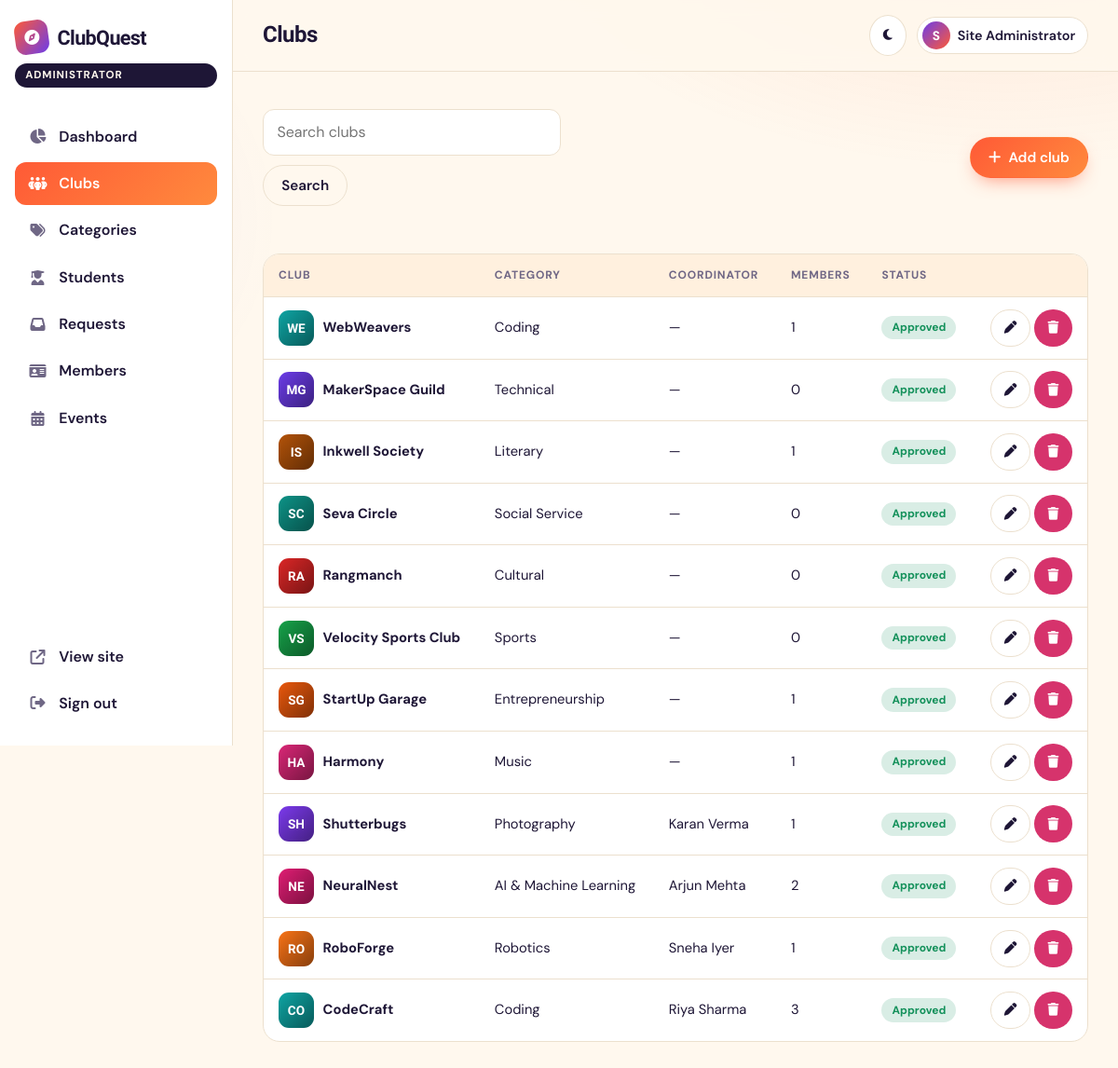
The page /admin/clubs.php (signed in) on the database its author committed.
### tables this page shows
CREATE TABLE users (
  id            INT UNSIGNED AUTO_INCREMENT PRIMARY KEY,
  name          VARCHAR(100) NOT NULL,
  email         VARCHAR(150) NOT NULL UNIQUE,
  password_hash VARCHAR(255) NOT NULL,
  role          ENUM('student','coordinator','admin') NOT NULL DEFAULT 'student',
  status        ENUM('active','blocked') NOT NULL DEFAULT 'active',
  created_at    TIMESTAMP NOT NULL DEFAULT CURRENT_TIMESTAMP,
  INDEX idx_users_role (role)
);

CREATE TABLE clubs (
  id                  INT UNSIGNED AUTO_INCREMENT PRIMARY KEY,
  category_id         INT UNSIGNED NOT NULL,
  coordinator_user_id INT UNSIGNED NULL,
  name                VARCHAR(120) NOT NULL,
  slug                VARCHAR(140) NOT NULL UNIQUE,
  tagline             VARCHAR(160) NULL,
  description         TEXT NOT NULL,
  logo                VARCHAR(255) NULL,
  faculty_coordinator VARCHAR(100) NULL,
  student_coordinator VARCHAR(100) NULL,
  activities          TEXT NULL,               
  requirements        TEXT NULL,
  contact_email       VARCHAR(150) NULL,
  contact_phone       VARCHAR(20)  NULL,
  meeting_info        VARCHAR(200) NULL,
  department          VARCHAR(100) NULL,       
  skills              VARCHAR(300) NULL,       
  coordinator_can_approve TINYINT(1) NOT NULL DEFAULT 1,
  status              ENUM('active','inactive') NOT NULL DEFAULT 'active',
  created_at          TIMESTAMP NOT NULL DEFAULT CURRENT_TIMESTAMP,
  FOREIGN KEY (category_id) REFERENCES club_categories(id) ON DELETE RESTRICT,
  FOREIGN KEY (coordinator_user_id) REFERENCES users(id) ON DELETE SET NULL,
  INDEX idx_clubs_category (category_id),
  INDEX idx_clubs_status (status),
  INDEX idx_clubs_created (created_at),
  FULLTEXT INDEX ft_clubs (name, description)
);

CREATE TABLE club_categories (
  id          INT UNSIGNED AUTO_INCREMENT PRIMARY KEY,
  name        VARCHAR(80) NOT NULL UNIQUE,
  slug        VARCHAR(100) NOT NULL UNIQUE,
  icon        VARCHAR(50) NOT NULL DEFAULT 'fa-users',    
  color       VARCHAR(7)  NOT NULL DEFAULT '#6C3CE9',
  description VARCHAR(255) NULL
);

### config/database.php (called while the page is built, shortened)
<?php
function db(): PDO
{
    static $pdo = null;
    if ($pdo === null) {
        $dsn = 'mysql:host=' . DB_HOST . ';port=' . DB_PORT . ';dbname=' . DB_NAME . ';charset=utf8mb4';
        try {
            $pdo = new PDO($dsn, DB_USER, DB_PASS, [
                PDO::ATTR_ERRMODE            => PDO::ERRMODE_EXCEPTION,
                PDO::ATTR_DEFAULT_FETCH_MODE => PDO::FETCH_ASSOC,
                PDO::ATTR_EMULATE_PREPARES   => false,
            ]);
        } catch (PDOException $e) {
            http_response_code(500);
            exit('<h2>Database connection failed.</h2><p>Import <code>database.sql</code> and check <code>config/database.php</code>.</p>');
        }
    }
    return $pdo;
}

### includes/auth.php (called while the page is built, shortened)
<?php
require_once dirname(__DIR__) . '/config/database.php';
require_once __DIR__ . '/functions.php';
function current_user(): ?array
{
    static $user = false;
    if ($user === false) {
        $user = null;
        if (!empty($_SESSION['user_id'])) {
            $s = db()->prepare('SELECT id,name,email,role,status FROM users WHERE id=?');
            $s->execute([$_SESSION['user_id']]);
            $u = $s->fetch();
            if ($u && $u['status'] === 'active') $user = $u;
            else { session_unset(); }
        }
    }
    return $user;
}
function require_role(string ...$roles): array
{
    $u = current_user();
    return $u;
}

### admin/clubs.php (the view, shortened to what this page needs)
<?php
require_once dirname(__DIR__) . '/includes/auth.php';
$user = require_role('admin');
$pdo = db();
$q = input('q');
$st = $pdo->prepare(CLUB_SELECT . ' WHERE (c.name LIKE ?) ORDER BY c.created_at DESC');
$st->execute([like_escape($q)]);
$rows = $st->fetchAll();
$coordNames = $pdo->query('SELECT id,name FROM users WHERE role="coordinator"')->fetchAll(PDO::FETCH_KEY_PAIR);
$pageTitle = 'Clubs'; $active = 'clubs';
include dirname(__DIR__) . '/includes/dash_header.php';
?>
<div class="toolbar"><form class="inline-filter" method="get"><input type="search" name="q" value="<?= e($q) ?>" placeholder="Search clubs"><button class="btn btn-ghost">Search</button></form>
  <a class="btn btn-primary" href="<?= e(url('admin/club-form.php')) ?>"><i class="fa-solid fa-plus"></i> Add club</a></div>
<div class="table-wrap"><table class="table"><thead><tr><th>Club</th><th>Category</th><th>Coordinator</th><th>Members</th><th>Status</th><th></th></tr></thead><tbody>
<?php foreach ($rows as $c): ?><tr>
  <td><a class="inline-club" href="<?= e(url('club-details.php?slug=' . urlencode($c['slug']))) ?>"><?= club_logo($c, 'sm') ?><b><?= e($c['name']) ?></b></a></td>
  <td><?= e($c['cat_name']) ?></td><td><?= e($coordNames[$c['coordinator_user_id']] ?? '—') ?></td><td><?= (int)$c['member_count'] ?></td><td><?= status_badge($c['status'] === 'active' ? 'approved' : 'rejected') ?></td>
  <td class="right nowrap"><a class="btn btn-ghost btn-sm" href="<?= e(url('admin/club-form.php?id=' . (int)$c['id'])) ?>"><i class="fa-solid fa-pen"></i></a>
    <form method="post" class="inline" data-confirm="Delete <?= e($c['name']) ?>? All its members, requests and events will be removed."><?= csrf_field() ?><input type="hidden" name="club_id" value="<?= (int)$c['id'] ?>"><button class="btn btn-danger btn-sm"><i class="fa-solid fa-trash"></i></button></form></td>
</tr><?php endforeach; if (!$rows): ?><tr><td colspan="6" class="center muted">No clubs found.</td></tr><?php endif; ?></tbody></table></div>
<?php include dirname(__DIR__) . '/includes/dash_footer.php'; ?>

### includes/dash_header.php (shortened to what this page needs)
<?php
require_once __DIR__ . '/auth.php';
$user = current_user();
$isAdmin = $user['role'] === 'admin';
$active = $active ?? '';
$base = $isAdmin ? 'admin' : 'coordinator';
$links = $isAdmin ? [
    ['index', 'fa-chart-pie', 'Dashboard'],
    ['clubs', 'fa-people-group', 'Clubs'],
    ['categories', 'fa-tags', 'Categories'],
    ['students', 'fa-user-graduate', 'Students'],
    ['requests', 'fa-inbox', 'Requests'],
    ['members', 'fa-id-card', 'Members'],
    ['events', 'fa-calendar-days', 'Events'],
] : [
    ['index', 'fa-chart-pie', 'Overview'],
    ['requests', 'fa-inbox', 'Applications'],
    ['members', 'fa-id-card', 'Members'],
    ['events', 'fa-calendar-days', 'Events'],
    ['club-edit', 'fa-pen-to-square', 'Club Info'],
];
?>
<!DOCTYPE html>
<html lang="en" data-theme="light">
<head>
<link rel="stylesheet" href="https://cdnjs.cloudflare.com/ajax/libs/font-awesome/6.5.1/css/all.min.css">
<link rel="stylesheet" href="<?= e(url('assets/css/style.css')) ?>">
<link rel="stylesheet" href="<?= e(url('assets/css/responsive.css')) ?>">
</head>
<body class="dash-body">
<div class="dash">
  <aside class="sidebar" id="sidebar">
    <a href="<?= e(url('index.php')) ?>" class="brand"><span class="brand-mark"><i class="fa-solid fa-compass"></i></span><span><?= e(APP_NAME) ?></span></a>
    <span class="role-pill"><?= $isAdmin ? 'Administrator' : 'Coordinator' ?></span>
    <nav>
      <?php foreach ($links as [$file, $icon, $label]): ?>
        <a href="<?= e(url("$base/$file.php")) ?>" class="<?= $active === $file ? 'active' : '' ?>"><i class="fa-solid <?= $icon ?>"></i><?= $label ?></a>
      <?php endforeach; ?>
    </nav>
    <div class="sidebar-foot">
      <a href="<?= e(url('index.php')) ?>"><i class="fa-solid fa-arrow-up-right-from-square"></i> View site</a>
      <a href="<?= e(url('auth/logout.php')) ?>"><i class="fa-solid fa-right-from-bracket"></i> Sign out</a>
    </div>
  </aside>
  <div class="dash-main">
    <header class="dash-top">
      <h1><?= e($pageTitle ?? 'Dashboard') ?></h1>
      <div class="dash-top-right">
        <button class="icon-btn" id="theme-toggle" aria-label="Toggle dark mode"><i class="fa-solid fa-moon"></i><i class="fa-solid fa-sun"></i></button>
        <span class="user-chip static"><span class="avatar"><?= e(strtoupper(mb_substr($user['name'], 0, 1))) ?></span><span class="uname"><?= e($user['name']) ?></span></span>
      </div>
    </header>
    <section class="dash-content">

### includes/functions.php (shortened to what this page needs)
<?php
function e(?string $s): string { return htmlspecialchars((string)$s, ENT_QUOTES | ENT_SUBSTITUTE, 'UTF-8'); }
function url(string $path = ''): string { return BASE_URL . '/' . ltrim($path, '/'); }
function input(string $key, string $default = ''): string
{
    $v = $_POST[$key] ?? $_GET[$key] ?? $default;
    return is_string($v) ? trim($v) : $default;
}
function status_badge(string $s): string { return '<span class="badge badge-' . e($s) . '">' . e(ucfirst($s)) . '</span>'; }
function club_initials(string $name): string
{
    $w = preg_split('/\s+/', trim($name));
    return strtoupper(mb_substr($w[0], 0, 1) . (isset($w[1]) ? mb_substr($w[1], 0, 1) : mb_substr($w[0], 1, 1)));
}
function club_logo(array $club, string $size = 'md'): string
{
    $color = $club['cat_color'] ?? '#6C3CE9';
    return '<span class="logo logo-' . $size . '" style="--lc:' . e($color) . '">' . e(club_initials($club['name'])) . '</span>';
}

### assets/css/responsive.css (style rules this page uses)
html { -webkit-text-size-adjust:100%;text-size-adjust:100% }
body { overflow-x:hidden }
h1,h2,h3 { overflow-wrap:anywhere }
.table-wrap { -webkit-overflow-scrolling:touch }
:root { --tap:44px }
@media (hover:none),(pointer:coarse) { .btn,.icon-btn,.tabs a,.pagination a,.interest span,.check { min-height:var(--tap) } }
@media (hover:none),(pointer:coarse) { .btn-sm { min-height:40px } }
@media (hover:none),(pointer:coarse) { input:not([type=checkbox]):not([type=radio]),select,textarea { font-size:16px } }

### rows shown on the page
users: name "S", name "Site Administrator"
clubs: name "WE", name "WebWeavers", category.name "Coding", coordinator_user "—", member_count "1"
clubs: name "MG", name "MakerSpace Guild", category.name "Technical", coordinator_user "—", member_count "0"
clubs: name "IS", name "Inkwell Society", category.name "Literary", coordinator_user "—", member_count "1"
clubs: name "SC", name "Seva Circle", category.name "Social Service", coordinator_user "—", member_count "0"
clubs: name "RA", name "Rangmanch", category.name "Cultural", coordinator_user "—", member_count "0"
clubs: name "VS", name "Velocity Sports Club", category.name "Sports", coordinator_user "—", member_count "0"
clubs: name "SG", name "StartUp Garage", category.name "Entrepreneurship", coordinator_user "—", member_count "1"
clubs: name "HA", name "Harmony", category.name "Music", coordinator_user "—", member_count "1"
clubs: name "SH", name "Shutterbugs", category.name "Photography", coordinator_user "Karan Verma", member_count "1"
clubs: name "NE", name "NeuralNest", category.name "AI & Machine Learning", coordinator_user "Arjun Mehta", member_count "2"
clubs: name "RO", name "RoboForge", category.name "Robotics", coordinator_user "Sneha Iyer", member_count "1"
clubs: name "CO", name "CodeCraft", category.name "Coding", coordinator_user "Riya Sharma", member_count "3"

### other values the page prints
APP_NAME "ClubQuest"
$label "Dashboard"
$label "Clubs"
$label "Categories"
$label "Students"
$label "Requests"
$label "Members"
$label "Events"
$pageTitle "Clubs"
